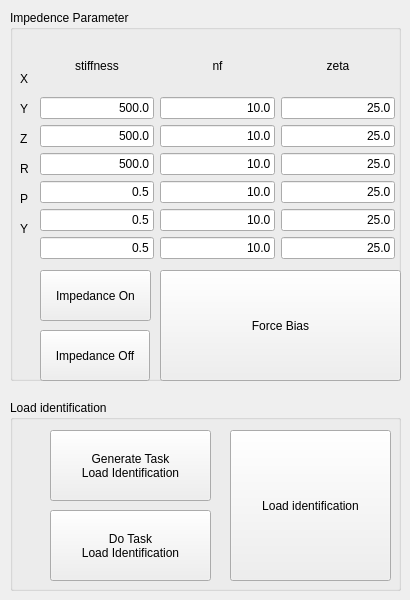
   <widget class="QWidget" name="tab_12">
    <attribute name="title">
     <string>Impedance control</string>
    </attribute>
    <widget class="QGroupBox" name="groupBox_13">
     <property name="geometry">
      <rect>
       <x>10</x>
       <y>10</y>
       <width>391</width>
       <height>371</height>
      </rect>
     </property>
     <property name="title">
      <string>Impedence Parameter</string>
     </property>
     <widget class="QLabel" name="labelTargetX_17">
      <property name="geometry">
       <rect>
        <x>10</x>
        <y>120</y>
        <width>16</width>
        <height>17</height>
       </rect>
      </property>
      <property name="text">
       <string>Z</string>
      </property>
     </widget>
     <widget class="QLabel" name="labelTargetX_13">
      <property name="geometry">
       <rect>
        <x>10</x>
        <y>210</y>
        <width>16</width>
        <height>17</height>
       </rect>
      </property>
      <property name="text">
       <string>Y</string>
      </property>
     </widget>
     <widget class="QLabel" name="labelTargetX_16">
      <property name="geometry">
       <rect>
        <x>10</x>
        <y>90</y>
        <width>16</width>
        <height>17</height>
       </rect>
      </property>
      <property name="text">
       <string>Y</string>
      </property>
     </widget>
     <widget class="QWidget" name="layoutWidget_34">
      <property name="geometry">
       <rect>
        <x>30</x>
        <y>30</y>
        <width>361</width>
        <height>219</height>
       </rect>
      </property>
      <layout class="QHBoxLayout" name="horizontalLayout_19">
       <property name="rightMargin">
        <number>6</number>
       </property>
       <item>
        <layout class="QVBoxLayout" name="verticalLayout_45">
         <item>
          <widget class="QLabel" name="label_27">
           <property name="text">
            <string>stiffness</string>
           </property>
           <property name="alignment">
            <set>Qt::AlignCenter</set>
           </property>
          </widget>
         </item>
         <item>
          <widget class="QLineEdit" name="task_lineEdit_stiffnessX">
           <property name="text">
            <string>500.0</string>
           </property>
           <property name="alignment">
            <set>Qt::AlignRight|Qt::AlignTrailing|Qt::AlignVCenter</set>
           </property>
          </widget>
         </item>
         <item>
          <widget class="QLineEdit" name="task_lineEdit_stiffnessY">
           <property name="text">
            <string>500.0</string>
           </property>
           <property name="alignment">
            <set>Qt::AlignRight|Qt::AlignTrailing|Qt::AlignVCenter</set>
           </property>
          </widget>
         </item>
         <item>
          <widget class="QLineEdit" name="task_lineEdit_stiffnessZ">
           <property name="text">
            <string>500.0</string>
           </property>
           <property name="alignment">
            <set>Qt::AlignRight|Qt::AlignTrailing|Qt::AlignVCenter</set>
           </property>
          </widget>
         </item>
         <item>
          <widget class="QLineEdit" name="task_lineEdit_stiffnessR">
           <property name="text">
            <string>0.5</string>
           </property>
           <property name="alignment">
            <set>Qt::AlignRight|Qt::AlignTrailing|Qt::AlignVCenter</set>
           </property>
          </widget>
         </item>
         <item>
          <widget class="QLineEdit" name="task_lineEdit_stiffnessP">
           <property name="text">
            <string>0.5</string>
           </property>
           <property name="alignment">
            <set>Qt::AlignRight|Qt::AlignTrailing|Qt::AlignVCenter</set>
           </property>
          </widget>
         </item>
         <item>
          <widget class="QLineEdit" name="task_lineEdit_stiffnessYaw">
           <property name="text">
            <string>0.5</string>
           </property>
           <property name="alignment">
            <set>Qt::AlignRight|Qt::AlignTrailing|Qt::AlignVCenter</set>
           </property>
          </widget>
         </item>
        </layout>
       </item>
       <item>
        <layout class="QVBoxLayout" name="verticalLayout_46">
         <item>
          <widget class="QLabel" name="label_45">
           <property name="text">
            <string>nf</string>
           </property>
           <property name="alignment">
            <set>Qt::AlignCenter</set>
           </property>
          </widget>
         </item>
         <item>
          <widget class="QLineEdit" name="task_lineEdit_nfX">
           <property name="text">
            <string>10.0</string>
           </property>
           <property name="alignment">
            <set>Qt::AlignRight|Qt::AlignTrailing|Qt::AlignVCenter</set>
           </property>
          </widget>
         </item>
         <item>
          <widget class="QLineEdit" name="task_lineEdit_nfY">
           <property name="text">
            <string>10.0</string>
           </property>
           <property name="alignment">
            <set>Qt::AlignRight|Qt::AlignTrailing|Qt::AlignVCenter</set>
           </property>
          </widget>
         </item>
         <item>
          <widget class="QLineEdit" name="task_lineEdit_nfZ">
           <property name="text">
            <string>10.0</string>
           </property>
           <property name="alignment">
            <set>Qt::AlignRight|Qt::AlignTrailing|Qt::AlignVCenter</set>
           </property>
          </widget>
         </item>
         <item>
          <widget class="QLineEdit" name="task_lineEdit_nfR">
           <property name="text">
            <string>10.0</string>
           </property>
           <property name="alignment">
            <set>Qt::AlignRight|Qt::AlignTrailing|Qt::AlignVCenter</set>
           </property>
          </widget>
         </item>
         <item>
          <widget class="QLineEdit" name="task_lineEdit_nfP">
           <property name="text">
            <string>10.0</string>
           </property>
           <property name="alignment">
            <set>Qt::AlignRight|Qt::AlignTrailing|Qt::AlignVCenter</set>
           </property>
          </widget>
         </item>
         <item>
          <widget class="QLineEdit" name="task_lineEdit_nfYaw">
           <property name="text">
            <string>10.0</string>
           </property>
           <property name="alignment">
            <set>Qt::AlignRight|Qt::AlignTrailing|Qt::AlignVCenter</set>
           </property>
          </widget>
         </item>
        </layout>
       </item>
       <item>
        <layout class="QVBoxLayout" name="verticalLayout_47">
         <item>
          <widget class="QLabel" name="label_46">
           <property name="text">
            <string>zeta</string>
           </property>
           <property name="alignment">
            <set>Qt::AlignCenter</set>
           </property>
          </widget>
         </item>
         <item>
          <widget class="QLineEdit" name="task_lineEdit_zetaX">
           <property name="text">
            <string>25.0</string>
           </property>
           <property name="alignment">
            <set>Qt::AlignRight|Qt::AlignTrailing|Qt::AlignVCenter</set>
           </property>
          </widget>
         </item>
         <item>
          <widget class="QLineEdit" name="task_lineEdit_zetaY">
           <property name="text">
            <string>25.0</string>
           </property>
           <property name="alignment">
            <set>Qt::AlignRight|Qt::AlignTrailing|Qt::AlignVCenter</set>
           </property>
          </widget>
         </item>
         <item>
          <widget class="QLineEdit" name="task_lineEdit_zetaZ">
           <property name="text">
            <string>25.0</string>
           </property>
           <property name="alignment">
            <set>Qt::AlignRight|Qt::AlignTrailing|Qt::AlignVCenter</set>
           </property>
          </widget>
         </item>
         <item>
          <widget class="QLineEdit" name="task_lineEdit_zetaR">
           <property name="text">
            <string>25.0</string>
           </property>
           <property name="alignment">
            <set>Qt::AlignRight|Qt::AlignTrailing|Qt::AlignVCenter</set>
           </property>
          </widget>
         </item>
         <item>
          <widget class="QLineEdit" name="task_lineEdit_zetaP">
           <property name="text">
            <string>25.0</string>
           </property>
           <property name="alignment">
            <set>Qt::AlignRight|Qt::AlignTrailing|Qt::AlignVCenter</set>
           </property>
          </widget>
         </item>
         <item>
          <widget class="QLineEdit" name="task_lineEdit_zetaYaw">
           <property name="text">
            <string>25.0</string>
           </property>
           <property name="alignment">
            <set>Qt::AlignRight|Qt::AlignTrailing|Qt::AlignVCenter</set>
           </property>
          </widget>
         </item>
        </layout>
       </item>
      </layout>
     </widget>
     <widget class="QLabel" name="labelTargetX_15">
      <property name="geometry">
       <rect>
        <x>10</x>
        <y>150</y>
        <width>16</width>
        <height>17</height>
       </rect>
      </property>
      <property name="text">
       <string>R</string>
      </property>
     </widget>
     <widget class="QLabel" name="labelTargetX_18">
      <property name="geometry">
       <rect>
        <x>10</x>
        <y>180</y>
        <width>16</width>
        <height>17</height>
       </rect>
      </property>
      <property name="text">
       <string>P</string>
      </property>
     </widget>
     <widget class="QLabel" name="labelTargetX_14">
      <property name="geometry">
       <rect>
        <x>10</x>
        <y>60</y>
        <width>16</width>
        <height>17</height>
       </rect>
      </property>
      <property name="text">
       <string>X</string>
      </property>
     </widget>
     <widget class="QPushButton" name="pushButtonImpedanceOff">
      <property name="enabled">
       <bool>true</bool>
      </property>
      <property name="geometry">
       <rect>
        <x>30</x>
        <y>320</y>
        <width>110</width>
        <height>51</height>
       </rect>
      </property>
      <property name="text">
       <string>Impedance Off</string>
      </property>
     </widget>
     <widget class="QPushButton" name="pushButtonImpedanceOn">
      <property name="enabled">
       <bool>true</bool>
      </property>
      <property name="geometry">
       <rect>
        <x>30</x>
        <y>260</y>
        <width>111</width>
        <height>51</height>
       </rect>
      </property>
      <property name="text">
       <string>Impedance On</string>
      </property>
     </widget>
     <widget class="QPushButton" name="pushButtonForceBias">
      <property name="geometry">
       <rect>
        <x>150</x>
        <y>260</y>
        <width>241</width>
        <height>111</height>
       </rect>
      </property>
      <property name="text">
       <string>Force Bias</string>
      </property>
     </widget>
    </widget>
    <widget class="QGroupBox" name="groupBox_16">
     <property name="geometry">
      <rect>
       <x>10</x>
       <y>400</y>
       <width>391</width>
       <height>191</height>
      </rect>
     </property>
     <property name="title">
      <string>Load identification</string>
     </property>
     <widget class="QPushButton" name="pushButton_LoadIdentification">
      <property name="geometry">
       <rect>
        <x>220</x>
        <y>30</y>
        <width>161</width>
        <height>151</height>
       </rect>
      </property>
      <property name="sizePolicy">
       <sizepolicy hsizetype="Preferred" vsizetype="Preferred">
        <horstretch>0</horstretch>
        <verstretch>0</verstretch>
       </sizepolicy>
      </property>
      <property name="text">
       <string>Load identification</string>
      </property>
     </widget>
     <widget class="QPushButton" name="task_pushButton_genTaskLoadID">
      <property name="enabled">
       <bool>true</bool>
      </property>
      <property name="geometry">
       <rect>
        <x>40</x>
        <y>30</y>
        <width>161</width>
        <height>71</height>
       </rect>
      </property>
      <property name="sizePolicy">
       <sizepolicy hsizetype="Preferred" vsizetype="Preferred">
        <horstretch>0</horstretch>
        <verstretch>0</verstretch>
       </sizepolicy>
      </property>
      <property name="text">
       <string>Generate Task
Load Identification</string>
      </property>
     </widget>
     <widget class="QPushButton" name="pushButton_doTaskLoadID">
      <property name="enabled">
       <bool>true</bool>
      </property>
      <property name="geometry">
       <rect>
        <x>40</x>
        <y>110</y>
        <width>161</width>
        <height>71</height>
       </rect>
      </property>
      <property name="layoutDirection">
       <enum>Qt::LeftToRight</enum>
      </property>
      <property name="text">
       <string>Do Task
Load Identification</string>
      </property>
     </widget>
    </widget>
   </widget>
